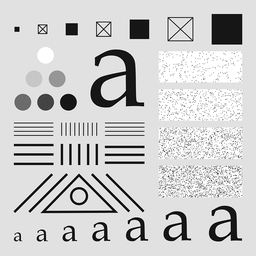
#> input picture images/testpattern1024.tif, 256 x 256 px, shrunk from 1024 x 1024 before the run
$ jupyter execute --allow-errors LabExercise3.ipynb   (older library calls are emulated)
#> lines starting #> are read from the running program, lines starting #| are printed output that depends on the picture
[cell 1]
import matplotlib.pyplot as plt
import numpy as np
import skimage.filters as f
from skimage.color import rgb2gray
import skimage.io as io
from PIL import Image

[cell 2]
def twodConv(f,w):
    m = len(w)
    n = len(w[0])
    if m == n:
        y = len(f)
        x = len(f[0])
        g = np.pad(f, int((m-1)/2), mode='constant')
        new = np.zeros((y,x))
        for i in range(y):
            for j in range(x):
                    new[i][j] = np.sum(g[i:i+m, j:j+m] * w)
        return new

[cell 3]
w = [[1, 2, 3],[4, 5, 6],[7, 8, 9]]
ft = np.zeros((5,5))
ft[2][2] = 1
print(ft)
out = twodConv(ft,w)

#> (a cell that did not finish here is left out)

[cell 5]
print(out)

[cell 6]
def createBoxFilter(size):
#> called with size = 77
    out = np.zeros((size,size))
#> out: shape (77, 77) float64; every value is 0
    for i in range(size):
        for j in range(size):
            out[i][j] = 1/(size*size)
#> out: shape (77, 77) float64; every value is 0.000169
    return out

[cell 7]
w = createBoxFilter(77)
img = plt.imread('images/testpattern1024.tif')
#> img is the input picture: shape (256, 256); min 0, max 255, mean 204.1
imgA = np.asarray(img)
out2 = twodConv(imgA, w)
#> in twodConv (call 2), `m = len(w)`: m = 77
#> in twodConv (call 2), `y = len(f)`: y = 256
#> in twodConv (call 2), `g = np.pad(f, int((m-1)/2), mode='constant')`:
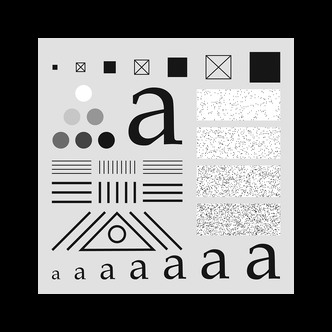
#> g: shape (332, 332); min 0, max 255, mean 121.4
#> after the loop in twodConv (call 2), `for i in range(y):`:
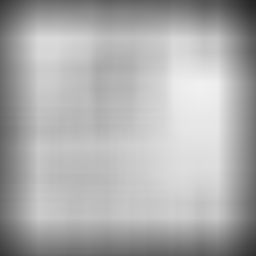
#> new: shape (256, 256) float64; min 36.13, max 240.3, mean 173.6
plt.imshow(imgA)

[cell 8]
plt.imshow(out2)

#> (a cell that did not finish here is left out)

[cell 10]
check = plt.imread('images/checkerboard1024.tif')
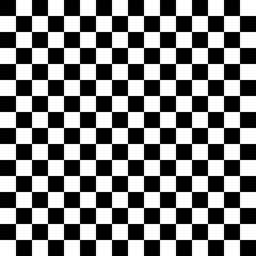
#> input picture images/checkerboard1024.tif, 256 x 256 px, shrunk from 1024 x 1024 before the run
#> check is the input picture: shape (256, 256); min 0, max 255, mean 127.5
ft, axarr = plt.subplots(1,2)
axarr[0].imshow(check)
w = createBoxFilter(65)
axarr[1].imshow(twodConv(check, w))
#> in twodConv (call 3), `m = len(w)`: m = 65
#> in twodConv (call 3), `g = np.pad(f, int((m-1)/2), mode='constant')`:
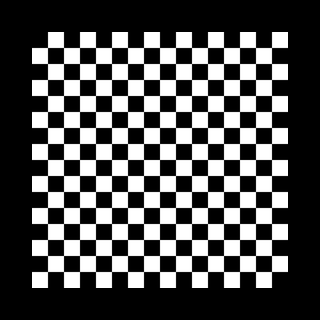
#> g: shape (320, 320); min 0, max 255, mean 81.6
#> after the loop in twodConv (call 3), `for i in range(y):`:
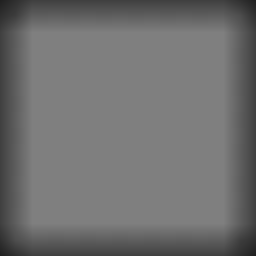
#> new: shape (256, 256) float64; min 32.83, max 127.5, mean 111.8

[cell 11]
circuit = plt.imread('images/circuitboard.tif')
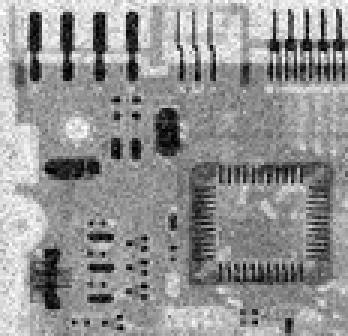
#> input picture images/circuitboard.tif, 116 x 112 px, shrunk from 464 x 448 before the run (shown 3 times larger)
#> circuit is the input picture: shape (112, 116); min 0, max 255, mean 146.3
ft, axarr = plt.subplots(1,3)
axarr[0].imshow(circuit)
w = createBoxFilter(7)
from skimage import data
from skimage.morphology import disk
from skimage.filters.rank import median
from scipy import ndimage
axarr[1].imshow(twodConv(circuit, w))
#> in twodConv (call 4), `y = len(f)`: y = 112
#> in twodConv (call 4), `x = len(f[0])`: x = 116
#> in twodConv (call 4), `g = np.pad(f, int((m-1)/2), mode='constant')`:
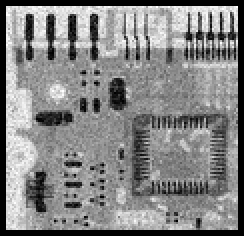
#> g: shape (118, 122) (shown 2 times larger); min 0, max 255, mean 132
#> after the loop in twodConv (call 4), `for i in range(y):`:
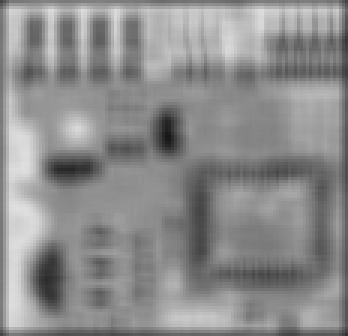
#> new: shape (112, 116) float64 (shown 3 times larger); min 24.94, max 223.6, mean 140.6
out = ndimage.rank_filter(circuit, rank=6, size=4)
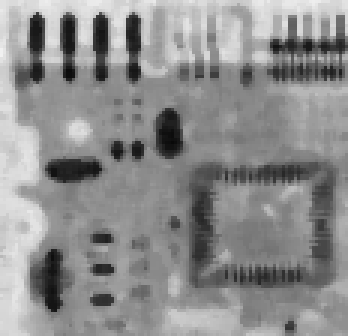
#> out: shape (112, 116) (shown 3 times larger); min 9, max 241, mean 141.2
axarr[2].imshow(out)
